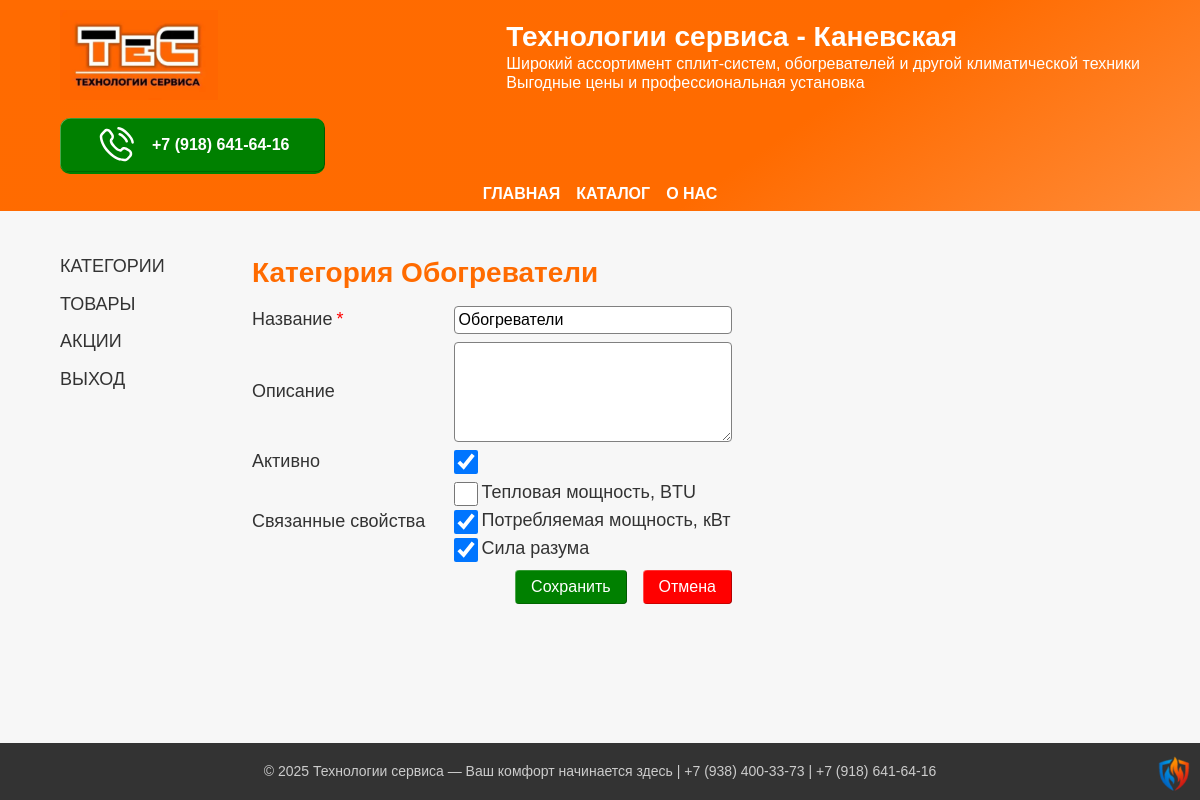
/dash/categories/Обогреватели (signed in), run on the app's committed database.
### app/models.py (models this page shows, shortened)
class Category(db.Model):
    __tablename__ = 'categories'
    id = db.Column(db.Integer, primary_key=True)
    name = db.Column(db.String(64), nullable=False, unique=True)
    description = db.Column(db.Text, nullable=True)
    active = db.Column(db.Boolean, default=True)
    fields = db.relationship('CustomFields', secondary=custom_field_category, backref=db.backref('category', lazy='dynamic'))

class CustomFields(db.Model):
    __tablename__ = 'customfields'
    id = db.Column(db.Integer, primary_key=True)
    name = db.Column(db.Text, nullable=True)
    active = db.Column(db.Boolean, default=True)

### app/urls.py (the view, shortened to what this page needs)
@app.route('/dash/categories/<string:name>', methods=["GET", "POST"])
def category(name):
    if not current_user.is_authenticated:
        return redirect(url_for('index'), 301)
    cat = Category.query.filter_by(name=name).first()
    available_fields = CustomFields.query.filter_by(active=True).all()
    selected_fields = cat.fields
    if not cat:
        return redirect(url_for('categories'))
    form = CategoryForm(obj=cat)
    return render_template('./admin/category.html',
                           title=f"Категория {name}",
                           form=form,
                           available_fields=available_fields,
                           selected_fields=selected_fields)

### app/forms.py
class CategoryForm(FlaskForm, FormButtons):
    id = IntegerField()
    name = StringField('Название', validators=[DataRequired(DATA_REQUIRED_MESSAGE), Length(min=3, max=64)])
    description = TextAreaField('Описание', validators=[
        Optional(),
        Length(max=500, message='Максимум 500 символов')
    ])
    active = BooleanField('Активно', default=True)

### app/models.py (called while the page is built)
@login.user_loader
def load_user(user_id):
    return User.query.get(int(user_id))

### app/templates/admin/category.html (shortened to what this page needs)
{% extends "./admin/private.html" %}
{% block article %}
<h2>{{title}}</h2>
      <form id="form-category" class="form-input" action="" method="post">
            <div class="form-fields-block">
                <div class="form-field">
                    <div class="form-field--label">
                        {{ form.name.label(class="field-label") }}
                        <span style="color: red;">*</span>
                    </div>
                    <div class="form-field--input">{{ form.name(class="field-input") }}</div>
                </div>
                <div class="form-field">
                    <div class="form-field--label">{{ form.description.label(class="field-label") }}</div>
                    <div class="form-field--input">{{ form.description(class="field-input", rows=5) }}</div>
                </div>
                <div class="form-field">
                    <div class="form-field--label">
                        {{ form.active.label(class="field-label") }}
                    </div>
                    <div class="form-field--input">{{ form.active(class="checkbox-input") }}</div>
                </div>
                <div class="form-field">
                    {% if available_fields %}
                    <div class="form-field--label">Связанные свойства</div>
                    <div class="form-field--input">
                        {% for field in available_fields %}
                        <label class="form-field--input">
                            <input class="form-field--input checkbox-input"
                                type="checkbox"
                                name="custom_field"
                                value="{{field.name}}"
                                {% if field in selected_fields %} checked {% endif %}>
                            {{ field.name }}
                        </label>
                    {% endfor %}
                    </div>
                    {% endif %}
                </div>
                <div class="form-submits">
                  {{ form.submit_save(class="form-submit submit-green") }}
                  {{ form.submit_cancel(class="form-submit submit-red") }}
                </div>
            </div>
      </form>
{% endblock %}

### app/static/css/style.css (style rules this page uses)
:root { --wrapper-max: 75rem; --wrapper-big: 64rem; --wrapper-middle: 50rem; --wrapper-small: 25rem; --color-green-hover: rgb(58, 206, 0); --color-red-hover: rgb(255, 125, 0); --color-heads-color: #ff6b00; --color-background: #f7f7f7; --color-shadow: #000000A0; --base-transition: 0.2s ease-in-out; }
body { font-family: Geneva, Arial, Helvetica, sans-serif; background-color: var(--color-background); color: #333; display: flex; flex-direction: column; min-height: 100vh; justify-content: space-between; align-content: space-between; container-type: inline-size; container-name: body-size; }
h2 { font-size: 1.75rem; }
h1, h2, h3, a { color: #ff6b00; display: block; }
.form-input { display: flex; gap: 1rem; flex-wrap: wrap; }
.form-fields-block, .form-image-block { min-width: 360px; max-width: 30rem; display: flex; flex-direction: column; gap: 0.5rem; flex-grow: 1; }
.form-field, .form-field--checkbox { display: grid; gap: 1rem; grid-template-columns: 2fr 3fr; }
.form-field--label, .form-field--input { display: flex; flex-wrap: wrap; gap: 0.25rem; align-content: center; }
.field-input, .date-input { width: 100%; }
.field-input, .date-input, .checkbox-input { margin: 0; padding: 0.25rem; font-size: 1rem; border-radius: 0.25em; border: 1px solid grey; }
.checkbox-input { width: 1.5rem; height: 1.5rem; }
.form-submit { margin: 0; padding: 0.5rem 1rem; font-size: 1rem; border-radius: 0.25em; border: none; box-shadow: inset -0.75px -0.5px rgba(0, 0, 0, 0.4), inset +0.75px +0.5px rgba(255, 255, 255, 0.4); }
.form-submits { display: flex; flex-wrap: wrap; gap: 1rem; justify-content: end; }
.submit-green { color: white; background-color: green; }
.submit-red { color: white; background-color: red; }

### data on the page
Category: name "Обогреватели", active "☑"
CustomFields: name "Тепловая мощность, BTU"
CustomFields: name "Потребляемая мощность, кВт"
CustomFields: name "Сила разума"

### other printed values
{{ title }} "Категория Обогреватели"
